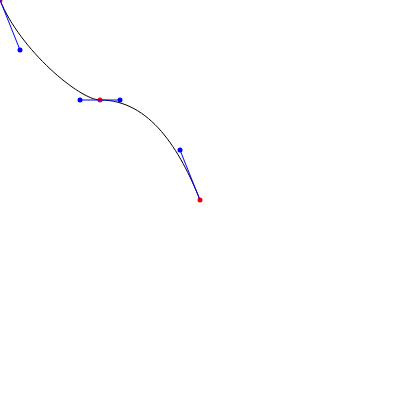
Frame 1 (no input)
Frame 2 (the mouse pressed at the canvas centre, redrawn once): identical to frame 1, image omitted

The p5.js sketch that drew this single still picture (run headless with seeded random() and noise() and a simulated clock; the mouse was pressed at the canvas centre and the sketch redrawn once):

// p5.js sketch
// ── sketch.js
function setup() {
  createCanvas(400, 400);
}

function draw() {
  noLoop();
  background(255);
  noFill();
  stroke(0);
  strokeWeight(1);

  beginShape();
  vertex(0, 0);
  bezierVertex(20, 50, 80, 100, 100, 100);
  bezierVertex(150, 100, 180, 150, 200, 200);
  endShape();

  stroke("red");
  strokeWeight(5);
  point(0, 0);
  point(100, 100);
  point(200, 200);
  stroke("blue");
  point(20, 50);
  point(80, 100);
  point(120, 100);
  point(180, 150);
  strokeWeight(1);
  line(0, 0, 20, 50);
  line(100, 100, 80, 100);
  line(100, 100, 120, 100);
  line(200, 200, 180, 150);
}
